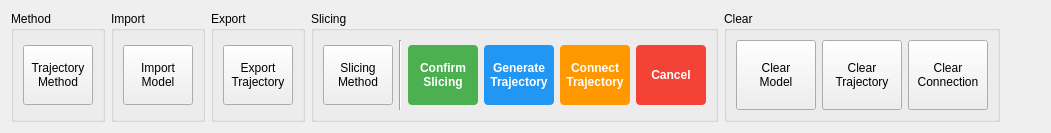
     <widget class="QWidget" name="tabTrajectoryGeneration">
      <attribute name="title">
       <string>Trajectory generation</string>
      </attribute>
      <layout class="QHBoxLayout" name="trajectoryGenerationLayout">
       <item>
        <widget class="QGroupBox" name="groupTrajectoryMethod">
         <property name="title">
          <string>Method</string>
         </property>
         <layout class="QHBoxLayout" name="groupTrajectoryMethodLayout">
          <item>
           <widget class="QToolButton" name="btnTrajectoryMethod">
            <property name="minimumSize">
             <size>
              <width>70</width>
              <height>60</height>
             </size>
            </property>
            <property name="text">
             <string>Trajectory
Method</string>
            </property>
            <property name="icon">
             <iconset resource="RibbonWidget.qrc">:/RibbonWidget/images/icons/icon_generate_trajectory.png<normaloff>:/RibbonWidget/images/icons/icon_generate_trajectory.png</normaloff>
             </iconset>
            </property>
            <property name="iconSize">
             <size>
              <width>28</width>
              <height>28</height>
             </size>
            </property>
            <property name="popupMode">
             <enum>QToolButton::InstantPopup</enum>
            </property>
            <property name="toolButtonStyle">
             <enum>Qt::ToolButtonTextUnderIcon</enum>
            </property>
           </widget>
          </item>
         </layout>
        </widget>
       </item>
       <item>
        <widget class="QGroupBox" name="groupTrajectoryImport">
         <property name="title">
          <string>Import</string>
         </property>
         <layout class="QHBoxLayout" name="groupTrajectoryImportLayout">
          <item>
           <widget class="QToolButton" name="btnImportModel">
            <property name="minimumSize">
             <size>
              <width>70</width>
              <height>60</height>
             </size>
            </property>
            <property name="text">
             <string>Import
Model</string>
            </property>
            <property name="icon">
             <iconset resource="RibbonWidget.qrc">:/RibbonWidget/images/icons/icon_workpiece.png<normaloff>:/RibbonWidget/images/icons/icon_workpiece.png</normaloff>
             </iconset>
            </property>
            <property name="iconSize">
             <size>
              <width>28</width>
              <height>28</height>
             </size>
            </property>
            <property name="toolButtonStyle">
             <enum>Qt::ToolButtonTextUnderIcon</enum>
            </property>
           </widget>
          </item>
         </layout>
        </widget>
       </item>
       <item>
        <widget class="QGroupBox" name="groupTrajectoryExport">
         <property name="title">
          <string>Export</string>
         </property>
         <layout class="QHBoxLayout" name="groupTrajectoryExportLayout">
          <item>
           <widget class="QToolButton" name="btnExportTrajectory">
            <property name="minimumSize">
             <size>
              <width>70</width>
              <height>60</height>
             </size>
            </property>
            <property name="text">
             <string>Export
Trajectory</string>
            </property>
            <property name="icon">
             <iconset resource="RibbonWidget.qrc">:/RibbonWidget/images/icons/icon_export_settings.png<normaloff>:/RibbonWidget/images/icons/icon_export_settings.png</normaloff>
             </iconset>
            </property>
            <property name="iconSize">
             <size>
              <width>28</width>
              <height>28</height>
             </size>
            </property>
            <property name="toolButtonStyle">
             <enum>Qt::ToolButtonTextUnderIcon</enum>
            </property>
           </widget>
          </item>
         </layout>
        </widget>
       </item>
       <item>
        <widget class="QGroupBox" name="groupSlicing">
         <property name="title">
          <string>Slicing</string>
         </property>
         <layout class="QHBoxLayout" name="groupSlicingLayout">
          <item>
           <widget class="QToolButton" name="btnSlicingMethod">
            <property name="minimumSize">
             <size>
              <width>70</width>
              <height>60</height>
             </size>
            </property>
            <property name="text">
             <string>Slicing
Method</string>
            </property>
            <property name="icon">
             <iconset resource="RibbonWidget.qrc">:/RibbonWidget/images/icons/icon_slicing_method.png<normaloff>:/RibbonWidget/images/icons/icon_slicing_method.png</normaloff>
             </iconset>
            </property>
            <property name="iconSize">
             <size>
              <width>28</width>
              <height>28</height>
             </size>
            </property>
            <property name="popupMode">
             <enum>QToolButton::InstantPopup</enum>
            </property>
            <property name="toolButtonStyle">
             <enum>Qt::ToolButtonTextUnderIcon</enum>
            </property>
           </widget>
          </item>
          <item>
           <widget class="Line" name="slicingSeparator">
            <property name="orientation">
             <enum>Qt::Vertical</enum>
            </property>
           </widget>
          </item>
          <item>
           <widget class="QToolButton" name="btnConfirmSlicing">
            <property name="minimumSize">
             <size>
              <width>70</width>
              <height>60</height>
             </size>
            </property>
            <property name="text">
             <string>Confirm
Slicing</string>
            </property>
            <property name="iconSize">
             <size>
              <width>28</width>
              <height>28</height>
             </size>
            </property>
            <property name="toolButtonStyle">
             <enum>Qt::ToolButtonTextUnderIcon</enum>
            </property>
            <property name="styleSheet">
             <string notr="true">QToolButton { background-color: #4CAF50; color: white; font-weight: bold; border: none; border-radius: 4px; } QToolButton:disabled { background-color: #808080; color: #d8d8d8; }</string>
            </property>
           </widget>
          </item>
          <item>
           <widget class="QToolButton" name="btnGenerateTraj">
            <property name="minimumSize">
             <size>
              <width>70</width>
              <height>60</height>
             </size>
            </property>
            <property name="text">
             <string>Generate
Trajectory</string>
            </property>
            <property name="iconSize">
             <size>
              <width>28</width>
              <height>28</height>
             </size>
            </property>
            <property name="toolButtonStyle">
             <enum>Qt::ToolButtonTextUnderIcon</enum>
            </property>
            <property name="styleSheet">
             <string notr="true">QToolButton { background-color: #2196F3; color: white; font-weight: bold; border: none; border-radius: 4px; } QToolButton:disabled { background-color: #808080; color: #d8d8d8; }</string>
            </property>
           </widget>
          </item>
          <item>
           <widget class="QToolButton" name="btnConnectTraj">
            <property name="minimumSize">
             <size>
              <width>70</width>
              <height>60</height>
             </size>
            </property>
            <property name="text">
             <string>Connect
Trajectory</string>
            </property>
            <property name="iconSize">
             <size>
              <width>28</width>
              <height>28</height>
             </size>
            </property>
            <property name="toolButtonStyle">
             <enum>Qt::ToolButtonTextUnderIcon</enum>
            </property>
            <property name="styleSheet">
             <string notr="true">QToolButton { background-color: #FF9800; color: white; font-weight: bold; border: none; border-radius: 4px; } QToolButton:disabled { background-color: #808080; color: #d8d8d8; }</string>
            </property>
           </widget>
          </item>
          <item>
           <widget class="QToolButton" name="btnCancelSlicing">
            <property name="minimumSize">
             <size>
              <width>70</width>
              <height>60</height>
             </size>
            </property>
            <property name="text">
             <string>Cancel</string>
            </property>
            <property name="iconSize">
             <size>
              <width>28</width>
              <height>28</height>
             </size>
            </property>
            <property name="toolButtonStyle">
             <enum>Qt::ToolButtonTextUnderIcon</enum>
            </property>
            <property name="styleSheet">
             <string notr="true">QToolButton { background-color: #f44336; color: white; font-weight: bold; border: none; border-radius: 4px; } QToolButton:disabled { background-color: #808080; color: #d8d8d8; }</string>
            </property>
           </widget>
          </item>
         </layout>
        </widget>
       </item>
       <item>
        <widget class="QGroupBox" name="groupTrajectoryClear">
         <property name="title">
          <string>Clear</string>
         </property>
         <layout class="QHBoxLayout" name="groupTrajectoryClearLayout">
          <item>
           <widget class="QToolButton" name="btnClearModel">
            <property name="minimumSize">
             <size>
              <width>80</width>
              <height>70</height>
             </size>
            </property>
            <property name="text">
             <string>Clear
Model</string>
            </property>
            <property name="icon">
             <iconset resource="RibbonWidget.qrc">:/RibbonWidget/images/icons/icon_clear.png<normaloff>:/RibbonWidget/images/icons/icon_clear.png</normaloff>
             </iconset>
            </property>
            <property name="iconSize">
             <size>
              <width>28</width>
              <height>28</height>
             </size>
            </property>
            <property name="toolButtonStyle">
             <enum>Qt::ToolButtonTextUnderIcon</enum>
            </property>
           </widget>
          </item>
          <item>
           <widget class="QToolButton" name="btnClearTrajectory">
            <property name="minimumSize">
             <size>
              <width>80</width>
              <height>70</height>
             </size>
            </property>
            <property name="text">
             <string>Clear
Trajectory</string>
            </property>
            <property name="icon">
             <iconset resource="RibbonWidget.qrc">:/RibbonWidget/images/icons/icon_clear.png<normaloff>:/RibbonWidget/images/icons/icon_clear.png</normaloff>
             </iconset>
            </property>
            <property name="iconSize">
             <size>
              <width>28</width>
              <height>28</height>
             </size>
            </property>
            <property name="toolButtonStyle">
             <enum>Qt::ToolButtonTextUnderIcon</enum>
            </property>
           </widget>
          </item>
          <item>
           <widget class="QToolButton" name="btnClearConnection">
            <property name="minimumSize">
             <size>
              <width>80</width>
              <height>70</height>
             </size>
            </property>
            <property name="text">
             <string>Clear
Connection</string>
            </property>
            <property name="icon">
             <iconset resource="RibbonWidget.qrc">:/RibbonWidget/images/icons/icon_clear.png<normaloff>:/RibbonWidget/images/icons/icon_clear.png</normaloff>
             </iconset>
            </property>
            <property name="iconSize">
             <size>
              <width>28</width>
              <height>28</height>
             </size>
            </property>
            <property name="toolButtonStyle">
             <enum>Qt::ToolButtonTextUnderIcon</enum>
            </property>
           </widget>
          </item>
         </layout>
        </widget>
       </item>
       <item>
        <spacer name="trajectoryHorizontalSpacer">
         <property name="orientation">
          <enum>Qt::Horizontal</enum>
         </property>
         <property name="sizeHint" stdset="0">
          <size>
           <width>40</width>
           <height>20</height>
          </size>
         </property>
        </spacer>
       </item>
      </layout>
     </widget>
